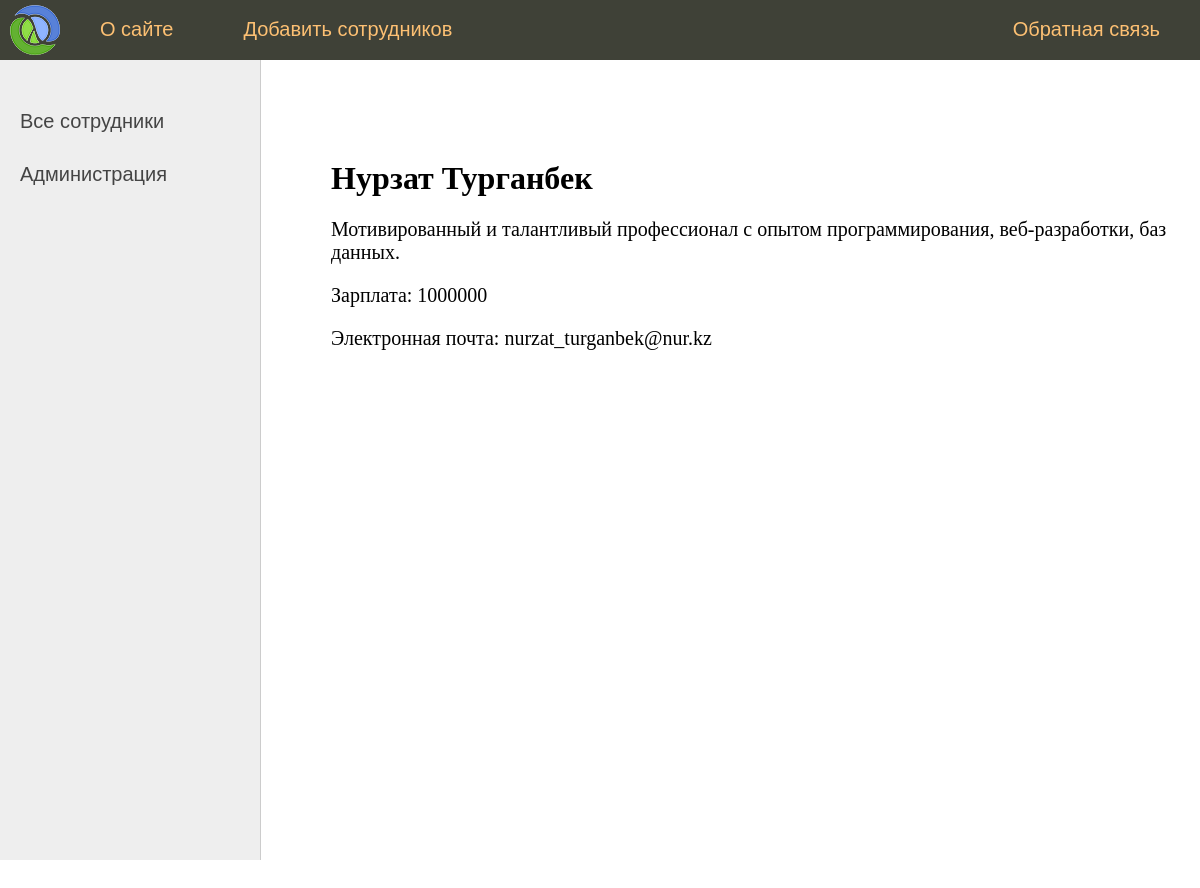
Page /post/nurzat_turganbek@nur.kz/ on the committed database.
### article/models.py (models this page shows, shortened)
class User(models.Model):
    title = models.CharField(max_length=255, verbose_name="ФИО")
    slug = models.CharField(max_length=255, unique=True, db_index=True, verbose_name="Эл. почта")
    salary = models.IntegerField(verbose_name="Зарплата")
    content = models.TextField(blank=True, verbose_name="Роль")
    time_create = models.DateTimeField(auto_now_add=True, verbose_name="Время создания")
    time_update = models.DateTimeField(auto_now=True, verbose_name="Время изменения")
    is_published = models.BooleanField(default=True, verbose_name="Публикация")
    def __str__(self):
        return self.title
    class Meta:
        verbose_name = 'сотрудник'
        verbose_name_plural = 'Персонал'
        ordering = ['time_create','title']

### article/views.py (the view)
# urls.py: path('post/<str:post_slug>/',ShowPost.as_view(),name='post'),
class ShowPost(DetailView):
     model = User
     template_name = 'article/post.html'
     slug_url_kwarg  ='post_slug'
     context_object_name = 'post'
     def get_context_data(self,*,object_list = None, **kwargs):
          context =  super().get_context_data(**kwargs)
          context['title'] = context['post']
          context['menu'] = menu
          context['salary'] = context['post'].salary
          return context

### article/templates/article/post.html
{% extends 'article/base.html' %}
{% block content %}
<h1>{{post.title}}</h1>
{{post.content|linebreaks}}
<p>Зарплата: {{salary}}</p>
<p>Электронная почта: {{post.slug}}</p>
{%endblock%}

### article/static/article/css/styles.css (style rules this page uses)
html, body { font-family: 'Arial'; margin: 0; padding: 0; height: 100%; width: 100%; color: #444; }
.content-text h1 { font-size: 32px; }

### rows in the picture
User: title "Нурзат Турганбек", content "Мотивированный и талантливый профессионал с опытом программирования, веб-разработки, баз данных.", slug "nurzat_turganbek@nur.kz"

### other values in the picture
{{ m.title }} "О сайте" "Добавить сотрудников"
{{ m.title }} "Обратная связь"
{{ salary }} "1000000"
